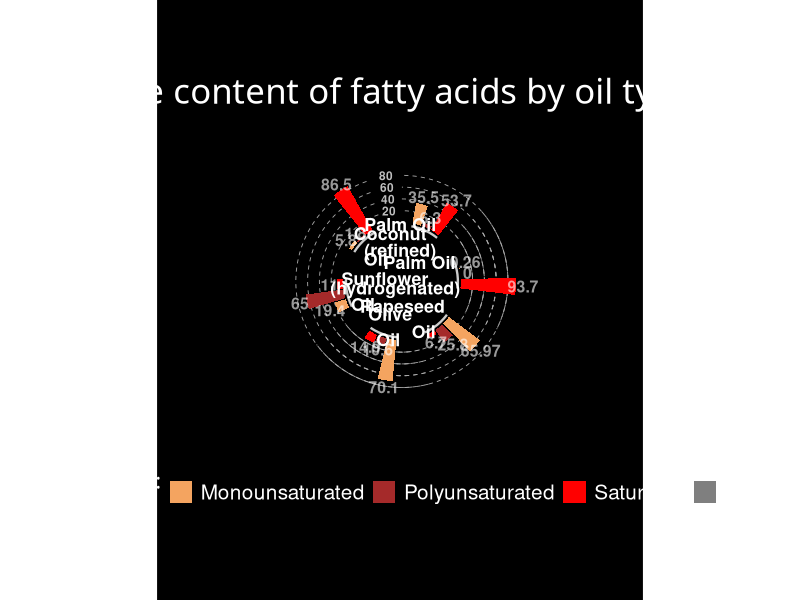

Write the R code that produced this figure.
library(tidyverse)

nutrients <- read.csv("nutrients_in_oils.csv")
nutrients$Oil.type <- c("Palm Oil\n(refined)", "Palm Oil\n(hydrogenated)", "Rapeseed\nOil", "Olive\nOil", "Sunflower\nOil", "Coconut\nOil")

nutrients_long <- nutrients %>% 
  rename("Monounsaturated" = Monounsaturated.fatty.acids, "Polyunsaturated" = Polyunsaturated.fatty.acids, "Saturated" = Saturated.fatty.acids) %>% 
  pivot_longer(cols = -Oil.type, names_to = "Fatty.acids", values_to = "grams")

data <- data.frame(
  id=seq(1,60),
  individual=paste( "Mister ", seq(1,60), sep=""),
  value=sample( seq(10,100), 60, replace=T)
)

list <- nutrients_long %>%
  group_by(Oil.type) %>%
  group_split()

for (i in 1:length(list)) {
  df_name <- paste("df", i, sep = "")
  assign(df_name, list[[i]])
}

empty_bar <- 3
to_add <- data.frame(matrix(NA, empty_bar, ncol(nutrients_long)))
colnames(to_add) <- colnames(nutrients_long)
nutrients_with_na <- rbind(df4, to_add, df3, to_add, df5, to_add, df2, to_add, df6, to_add, df1, to_add)
nutrients_with_na$id <- seq(1, nrow(nutrients_with_na))

label_data <- nutrients_with_na
angle <-  90 - 360 * (label_data$id-0.5) / nrow(label_data)
label_data$hjust<-ifelse(angle < -90, 1, 0)
label_data$angle<-ifelse(angle < -90, angle+180, angle)

base_data <- nutrients_with_na %>%
  group_by(Oil.type) %>% 
  summarize(start=min(id)-0.5, end=start+3) %>% 
  rowwise() %>% 
  mutate(title=mean(c(start, end))) %>% 
  filter(!is.na(Oil.type))

grid_data <- base_data
grid_data$end <- grid_data$end[ c( nrow(grid_data), 1:nrow(grid_data)-1)] + 1
grid_data$start <- grid_data$start - 1
grid_data <- grid_data[-1,]


### WYKRESY ###



# Wykres p4: legenda, wartości nad słupkami w poziomie, skala do 80
ggplot(nutrients_with_na, aes(x=as.factor(id), y=grams, fill = Fatty.acids)) +
  geom_bar(stat="identity", alpha=0.8) +
  geom_segment(data=grid_data, aes(x = end, y = 80, xend = start, yend = 80), linetype = "dashed", colour = "darkgrey", alpha=1, size=0.3 , inherit.aes = FALSE ) +
  geom_segment(data=grid_data, aes(x = end, y = 60, xend = start, yend = 60), linetype = "dashed", colour = "darkgrey", alpha=1, size=0.3 , inherit.aes = FALSE ) +
  geom_segment(data=grid_data, aes(x = end, y = 40, xend = start, yend = 40), linetype = "dashed", colour = "darkgrey", alpha=1, size=0.3 , inherit.aes = FALSE ) +
  geom_segment(data=grid_data, aes(x = end, y = 20, xend = start, yend = 20), linetype = "dashed", colour = "darkgrey", alpha=1, size=0.3 , inherit.aes = FALSE ) +
  annotate("text", x = rep(max(nutrients_with_na$id),4), y = c(20, 40, 60, 80), label = c("20", "40", "60", "80") , color="grey", size=3 , angle=0, fontface="bold", hjust=1) +
  geom_bar(stat="identity") +
  ylim(-100,120) +
  theme_minimal() +
  theme(
    text = element_text(color = "white"),
    panel.background = element_rect(fill='black'),
    plot.background = element_rect(fill='black', color="black"),
    axis.text = element_blank(),
    axis.title = element_blank(),
    panel.grid = element_blank(),
    plot.margin = unit(rep(2, 4), "cm"),
    legend.position = "bottom",
    legend.text = element_text(size = 15),
    legend.title = element_text(size = 15, family = "bold")
  ) +
  coord_polar() +
  geom_text(aes(x=id, y=grams+12, label=grams), 
            color="white", fontface="bold",alpha=0.6, size= 4, 
            inherit.aes = FALSE) +
  geom_segment(data=base_data, aes(x = start, y = -5, xend = end, yend = -5), colour = "white", alpha=0.8, size=0.8 , inherit.aes = FALSE )  +
  geom_text(data=base_data, aes(x = title, y = -18, label=Oil.type), hjust = c(0.2,0.4,0.92,0.8,0.85,0.15), colour = "white", alpha= 1.2, size=4.5, fontface = "bold", inherit.aes = FALSE) +
  scale_fill_manual(values = c("#F4A460", "brown", "red")) +
  labs(title = "The content of fatty acids by oil type",
       fill = "Fatty acids:\n  (g/100g)") +
  theme(plot.title = element_text(size = 25, hjust = 0.51, family = "bold"))
